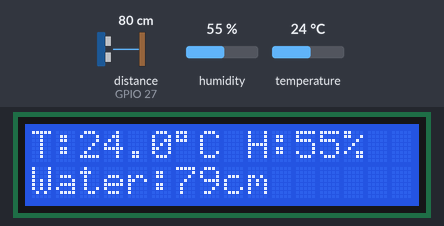
Recording of a program running on a simulated ESP32. Parts: 16×2 character LCD. Wiring (from diagram.json): ultrasonic range finder: trigger GPIO 26; echo GPIO 27. The inputs (shaded band) are chosen by the test bench; at power-on: distance to the obstacle (sensor on GPIO 27) 80 cm, humidity 55 %, temperature 24 °C. The echo pulse lasts 58.3 µs per cm; WiFi joins after 1.5 s; servers stay silent unless stated; uploads are accepted with an empty reply; what the program prints to the serial monitor is not drawn.

Above: at 4.6 s.
4.7 s: distance to the obstacle (sensor on GPIO 27) set to 2 cm
At 6.1 s:
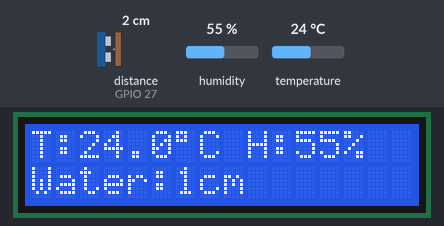
6.8 s: humidity set to 22 %
At 8.7 s:
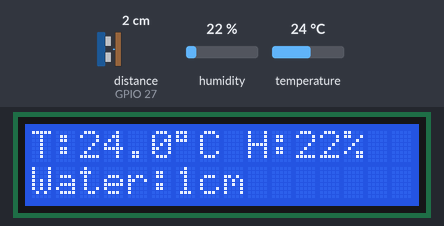
9.6 s: temperature set to 12 °C
At 10.0 s:
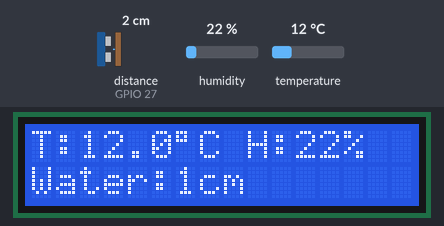
11.7 s: distance to the obstacle (sensor on GPIO 27) set to 4 cm
At 13.8 s:
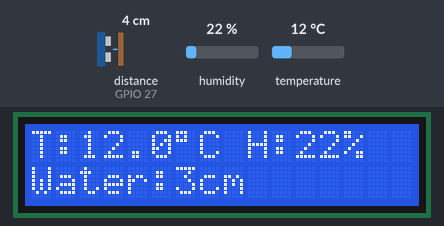
14.2 s: humidity set to 40 %
At 15.1 s:
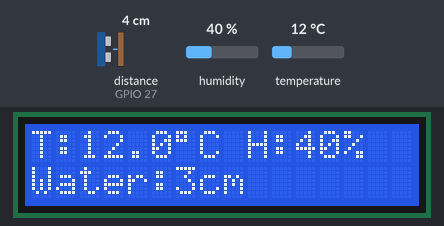
16.3 s: distance to the obstacle (sensor on GPIO 27) set to 9 cm
At 17.7 s:
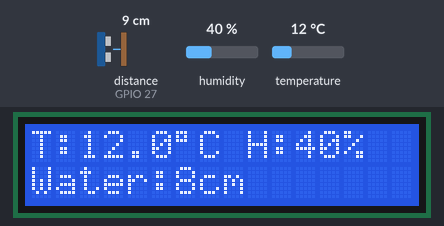
Timing chart, 0 to 19.3 s (numbered marks = the images above; inputs shaded):
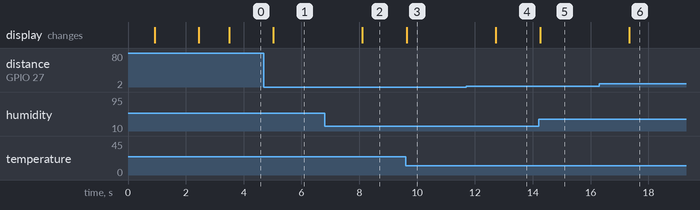

Measured:
- after the input at 4.7 s, the display: changes after 0.33 s (image 1)
- after the input at 6.8 s, the display: changes after 1.3 s (image 2)
- after the input at 9.6 s, the display: changes at once (image 3)
- after the input at 11.7 s, the display: changes after 1.0 s (image 4)
- after the input at 14.2 s, the display: changes after 0.05 s (image 5)

The program:

main.cpp
```cpp
#include <Arduino.h>
#include <WiFi.h>
#include <WiFiClientSecure.h>
#include <HTTPClient.h>
#include <ArduinoJson.h>
#include <LiquidCrystal_I2C.h>
#include "DHTesp.h"

// WiFi (Wokwi)
const char* ssid = "Wokwi-GUEST";
const char* password = "";

// Backend host + path
const char* host = "flownix-backend.onrender.com";
const char* path = "/api/SensorReading";

// Sensor IDs
const char* temperatureSensorId = "008ee850-a61f-4aee-aa20-060897b6d6a4";
const char* waterLevelSensorId  = "9746cc6d-f517-44ed-9197-09988bf9f76c";

// DHT22
#define DHTPIN 15
DHTesp dht;

// HC-SR04
#define TRIG_PIN 26
#define ECHO_PIN 27

// LCD
LiquidCrystal_I2C lcd(0x27, 16, 2);

// Timer
unsigned long lastUploadTime = 0;
const unsigned long uploadInterval = 30000; // 30s

// Cached IP (обход DNS/балансировки)
IPAddress backendIp;

void lcdStatus(const String& a, const String& b = "") {
  lcd.clear();
  lcd.setCursor(0, 0);
  lcd.print(a.substring(0, 16));
  lcd.setCursor(0, 1);
  lcd.print(b.substring(0, 16));
}

long readDistanceCM() {
  digitalWrite(TRIG_PIN, LOW);
  delayMicroseconds(2);
  digitalWrite(TRIG_PIN, HIGH);
  delayMicroseconds(10);
  digitalWrite(TRIG_PIN, LOW);

  long duration = pulseIn(ECHO_PIN, HIGH, 30000);
  return (long)(duration * 0.034 / 2.0);
}

void warmupServer() {
  WiFiClientSecure client;
  client.setInsecure();
  client.setTimeout(60000);

  HTTPClient http;
  http.setTimeout(60000);

  // warmup по хосту (пусть будет 302 — норм)
  String url = String("https://") + host + "/";
  if (http.begin(client, url)) {
    http.GET();
    http.end();
  }
}

// POST на IP (стабильнее), но Host заголовок обязателен
bool postValue(const char* sensorId, float value) {
  StaticJsonDocument<128> doc;
  doc["sensorId"] = sensorId;
  doc["value"] = value;

  String body;
  serializeJson(doc, body);

  Serial.print("[HTTP] Payload: ");
  Serial.println(body);

  for (int attempt = 1; attempt <= 2; attempt++) {
    WiFiClientSecure client;
    client.setInsecure();
    client.setTimeout(60000);

    HTTPClient http;
    http.setTimeout(60000);

    String url = String("https://") + backendIp.toString() + path;

    if (!http.begin(client, url)) {
      http.end();
      delay(700);
      continue;
    }

    http.addHeader("Content-Type", "application/json");
    http.addHeader("Connection", "close");
    http.addHeader("Host", host); // ключевой момент для TLS/SNI при IP

    Serial.print("[HTTP] POST ");
    Serial.println(url);

    int code = http.POST(body);

    if (code > 0) {
      Serial.print("[HTTP] Code: ");
      Serial.println(code);
      Serial.print("[HTTP] Resp: ");
      Serial.println(http.getString());
      http.end();
      return (code >= 200 && code < 300);
    }

    Serial.print("[HTTP] Error: ");
    Serial.println(code);
    http.end();

    // чуть подождать и попробовать ещё раз
    delay(1200 * attempt);
  }

  return false;
}

void setup() {
  Serial.begin(115200);

  pinMode(TRIG_PIN, OUTPUT);
  pinMode(ECHO_PIN, INPUT);

  dht.setup(DHTPIN, DHTesp::DHT22);

  lcd.init();
  lcd.backlight();
  lcdStatus("Flownix system", "Starting...");
  delay(800);

  WiFi.mode(WIFI_STA);
  WiFi.begin(ssid, password);

  lcdStatus("Connecting WiFi", "Wokwi-GUEST");
  while (WiFi.status() != WL_CONNECTED) {
    delay(300);
    Serial.print(".");
  }
  Serial.println();

  lcdStatus("WiFi connected", WiFi.localIP().toString());
  delay(800);

  // Резолвим IP 1 раз и используем дальше
  if (!WiFi.hostByName(host, backendIp)) {
    Serial.println("[DNS] FAIL");
    backendIp = IPAddress(216, 24, 57, 7); // запасной вариант (можешь убрать)
  }
  Serial.print("[DNS] Using IP: ");
  Serial.println(backendIp);

  warmupServer();
  lcd.clear();
}

void loop() {
  TempAndHumidity th = dht.getTempAndHumidity();
  float temperature = th.temperature;
  float humidity = th.humidity;

  long distance = readDistanceCM();

  // LCD
  lcd.setCursor(0, 0);
  lcd.print("T:");
  lcd.print(temperature, 1);
  lcd.print((char)223);
  lcd.print("C ");
  lcd.print("H:");
  lcd.print((int)humidity);
  lcd.print("% ");

  lcd.setCursor(0, 1);
  lcd.print("Water:");
  lcd.print(distance);
  lcd.print("cm   ");

  // Send every 30s
  if (millis() - lastUploadTime >= uploadInterval) {
    lcdStatus("Sending data...", "");

    bool ok1 = postValue(temperatureSensorId, temperature);

    delay(3000);

    bool ok2 = postValue(waterLevelSensorId, (float)distance);

    if (ok1 && ok2) lcdStatus("Data sent OK!", "");
    else lcdStatus("Send failed!", "");

    lastUploadTime = millis();
    delay(1200);
    lcd.clear();
  }

  delay(1500);
}
```
